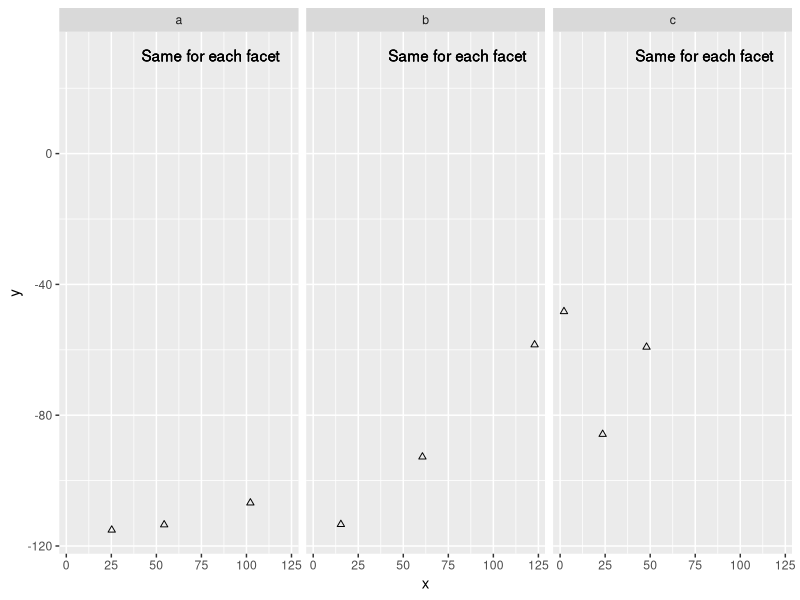
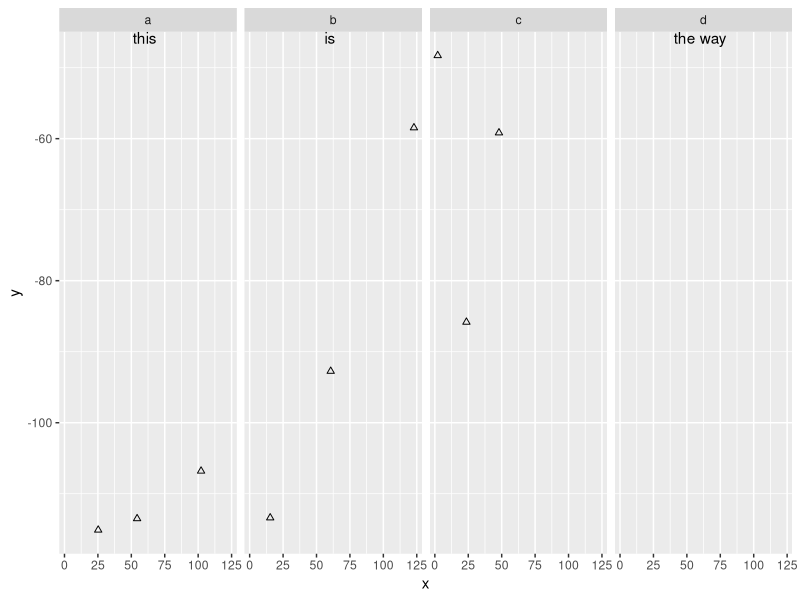

These charts were generated, in order, by the following R code:
# from search for how to add geom_text to facet plot
# http://groups.google.com/group/ggplot2/browse_thread/thread/44bf0ced4b791295

library(ggplot2) 
x <-runif(9, 0, 125) 
data <- as.data.frame(x) 
data$y <--runif(9, 0, 125) 
data$yy <- factor(c("a","b","c")) 
pg <- ggplot(data, aes(x, y)) + geom_point(shape = 2) + 
  facet_grid(~yy) + geom_text(aes(80, 30, label="Same for each facet")) 
pg


ggplot(data, aes(x, y)) + geom_point(shape = 2) + 
  facet_grid(~yy) + 
  geom_text(aes(x, y, label=lab), 
              data=data.frame(
                x=60,
                y=Inf,
                lab=c("this","is","the way"), 
                yy=c("a","b","d")
                ), vjust=1)